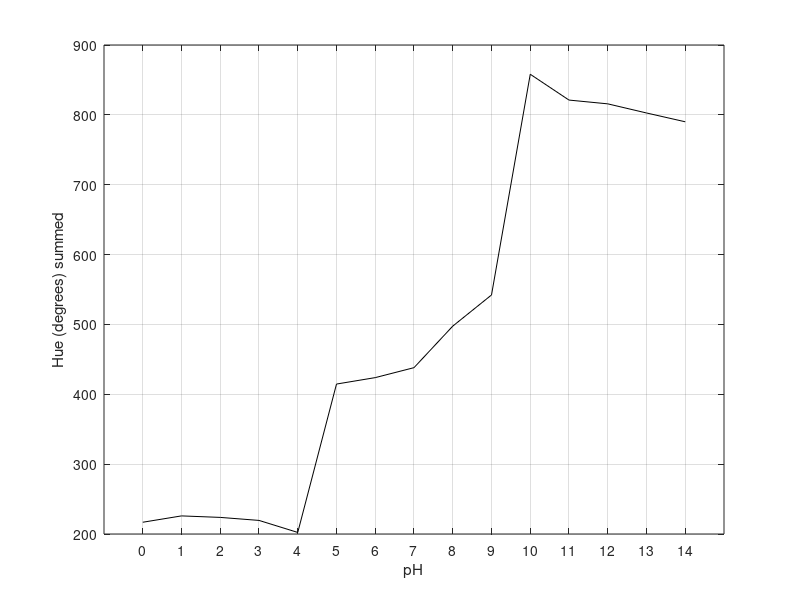

This figure's MATLAB source: (Note: this script raises an error after producing the figure.)
%hue_script Creates a hue-pH curve
%    Hue Script plots hue on the y-axis and pH on the x-axis.

% Each matrix below contains 90 entries. A row contains average hue
% values from pH 0 to pH 14. These averages were obtained from a photo of
% a pH reference sheet panel.

% There were six pictures taken, hence there are six rows.

% There are four matrices because each pH value has four panels. 

panelRowOne = [25.2 35.1 39.8 35.3 16.8 234.0 234.4 234.9 236.6 238.5 238.4 238.6 238.6 239.1 239.5;%pic one
    27.2 35.0 38.8 34.6 14.3 241.6 236.8 236.8 234.1 237.8 238.0 238.3 238.4 238.8 239.7; %pic two
    27.4 35.9 40.5 34.8 21.8 239.7 238.0 238.0 237.4 239.8 239.6 238.7 238.6 237.8 238.4; % pic three
    26.3 35.1 40.1 35.3 16.8 237.1 235.9 236.3 239.0 239.9 240.2 240.4 239.9 239.4 238.8; % pic four
    27.8 35.6 40.1 35.4 16.6 235.8 235.3 235.1 237.2 238.8 239.3 239.7 239.5 238.6 238.4; % pic five
    28.7 36.8 41.5 37.0 22.1 234.9 233.9 233.1 237.1 239.3 239.2 238.8 238.9 238.8 238.6]; %pic six

panelRowTwo = [45.8 46.1 50.6 51.2 51.2 55.0 62.8 76.7 137.0 187.6 214.1 213.2 213.4 213.8 214.0;
    45.8 46.2 50.4 50.5 50.4 54.3 62.1 76.1 139.0 183.9 212.3 211.6 212.2 212.1 213.3;
    46.9 47.0 50.9 50.5 50.2 54.3 62.7 78.2 134.1 185.4 214.3 214.5 213.4 214.1 214.4;
    46.1 46.4 51.0 51.0 51.0 54.5 62.2 75.5 133.3 193.1 215.1 215.0 214.7 214.2 214.8;
    46.4 46.8 51.2 51.5 51.6 55.5 63.0 76.7 133.7 183.1 213.8 213.8 214.3 214.4 214.0;
    47.7 48.0 52.4 52.6 52.3 55.6 63.3 78.5 137.0 187.0 214.7 214.1 213.3 213.8 213.5];

panelRowThree = [82.3 82.5 72.4 73.4 73.4 73.3 73.0 71.9 71.7 68.3 16 348.3 349.4 351.2 352.3;
    82.4 81.0 69.7 69.7 70.3 71.0 71.3 71.8 73.5 68.7 18.6 349.3 350.0 351.7 353.1;
    85.2 84.5 71.9 71.0 70.9 71.2 71.8 72.5 70.8 66.6 15.7 348.1 348.5 350.2 351.7;
    81.1 83.1 72.8 73.0 72.3 72.0 71.1 70.6 72.5 69.5 15.8 348.1 349.1 350.6 351.5;
    84.9 83.8 72.5 72.7 72.6 73.0 73.2 73.4 73.3 68.5 17.8 348.0 349.1 350.5 351.5;
    83.9 84.6 72.9 73.4 72.9 72.8 72.9 73.9 73.0 67.6 16.5 347.4 348.7 350.2 351.3];

panelRowFour = [49.0 49.6 50.1 50.5 51.0 50.4 52.9 52.6 52.2 48.3 48.5 40.6 34.0 19.4 5.6;
    49.7 49.7 49.6 49.4 50.4 50.0 53.2 53.3 53.8 49.7 49.2 40.9 34.8 20.3 5.9;
    50.5 50.5 50.3 50.1 50.1 49.3 52.4 52.0 51.8 47.5 47.6 40.4 34.1 19.8 5.1;
    49.0 49.9 50.4 50.8 50.9 50.0 52.5 52.1 51.3 47.2 47.1 39.0 33.0 18.7 4.8;
    50.6 50.7 50.8 51.0 51.4 51.1 54.0 54.0 52.7 47.8 47.9 39.6 34.1 19.0 5.1;
    51.1 51.6 51.9 52.0 52.2 51.5 54.5 54.7 53.3 49.1 49.1 40.6 34.6 19.7 5.2];

meanPanelRow1 = mean(panelRowOne);
meanPanelRow2 = mean(panelRowTwo);
meanPanelRow3 = mean(panelRowThree);
meanPanelRow4 = mean(panelRowFour);

% Sum calculation of calibration curve 

allPanels = [meanPanelRow1; 
             meanPanelRow2; 
             meanPanelRow3;
             meanPanelRow4];
         
added = sum(allPanels);

figure(1);
added(1) = meanPanelRow1(1) + meanPanelRow2(1) + meanPanelRow3(1) + meanPanelRow4(1) + 10;
added(2) = meanPanelRow1(2) + meanPanelRow2(2) + meanPanelRow3(2) + meanPanelRow4(2) + 10;
added(3) = meanPanelRow1(3) + meanPanelRow2(3) + meanPanelRow3(3) + meanPanelRow4(3) + 10;
added(4) = meanPanelRow1(4) + meanPanelRow2(4) + meanPanelRow3(4) + meanPanelRow4(4) + 10;
added(5) = meanPanelRow1(5) + meanPanelRow2(5) + meanPanelRow3(5) + meanPanelRow4(5) + 10;
added(11) = meanPanelRow1(11) + meanPanelRow2(11) + (mod((meanPanelRow3(11) - 20),360)) + meanPanelRow4(11);
added(12) = meanPanelRow1(12) + meanPanelRow2(12) + (mod((meanPanelRow3(12) - 20),360)) + meanPanelRow4(12);
added(13) = meanPanelRow1(13) + meanPanelRow2(13) + (mod((meanPanelRow3(13) - 20),360)) + meanPanelRow4(13);
added(14) = meanPanelRow1(14) + meanPanelRow2(14) + (mod((meanPanelRow3(14) - 20),360)) + meanPanelRow4(14);
added(15) = meanPanelRow1(15) + meanPanelRow2(15) + (mod((meanPanelRow3(15) - 20),360)) + meanPanelRow4(15);
plot(added, 'k'); 
set(gca,'XTick',1:15)
set(gca,'XTickLabel',{'0','1','2','3', '4', '5', '6', '7', '8', '9', '10', '11', '12', '13', '14'})
%title('Reference sheet adjusted - Panels Summed')
xlabel("pH"); 
ylabel("Hue (degrees) summed");
grid on;
print('../figures/sum-adjusted-plot','-dpng')

independentVars = [6,7,8]
dependentVars = [added(6),added(7),added(8)]

meanIndependentVars = mean(independentVars)
meanDependentVars = mean(dependentVars)

differenceX = independentVars - meanIndependentVars
differenceY = dependentVars - meanDependentVars

differenceXSqr = differenceX.*differenceX

xy = differenceX.*differenceY

differenceXSqrSum = sum(differenceXSqr)
xYSum = sum(xy)

b1 = xYSum / differenceXSqrSum

b0 = meanDependentVars - b1*(meanIndependentVars)

hold on;
plot([meanIndependentVars,0],[meanDependentVars,b0]);
hold on;
yline(415);
